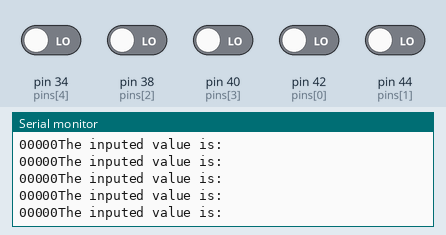
Recording of a sketch running on a simulated Arduino Mega 2560, built with avr-gcc and run on an emulated ATmega2560. Parts: the last lines printed to the serial monitor. The inputs (shaded band) are chosen by the test bench; at power-on: pin 34 (pins[4]), pin 38 (pins[2]), pin 40 (pins[3]), pin 42 (pins[0]), pin 44 (pins[1]) LOW.

Above: at 1.2 s.
1.3 s: pin 34 (pins[4]) driven HIGH
At 2.3 s:
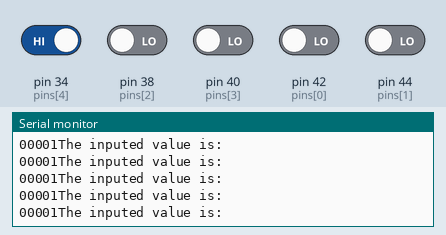
4.3 s: pin 38 (pins[2]) driven HIGH
At 5.3 s:
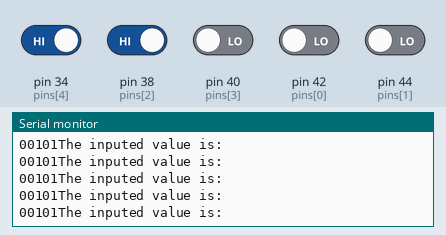
5.8 s: pin 40 (pins[3]) driven HIGH
At 6.4 s:
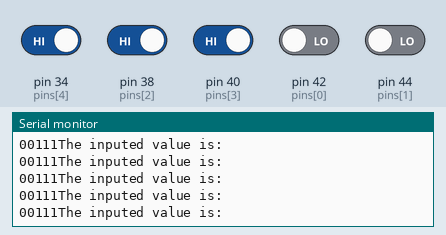
8.8 s: pin 42 (pins[0]) driven HIGH
At 9.9 s:
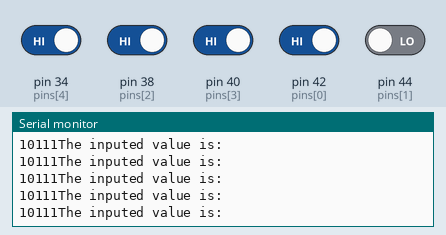
10.3 s: pin 44 (pins[1]) driven HIGH
At 11.0 s:
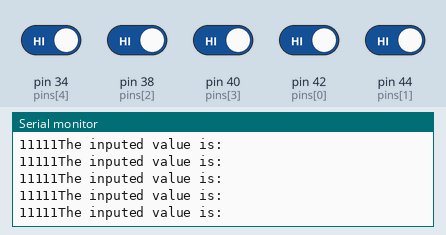
13.3 s: pin 34 (pins[4]) driven LOW
At 14.0 s:
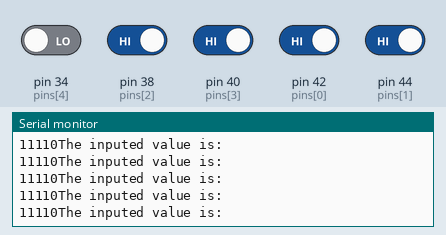
Timing chart, 0 to 15.8 s (numbered marks = the images above; inputs shaded):
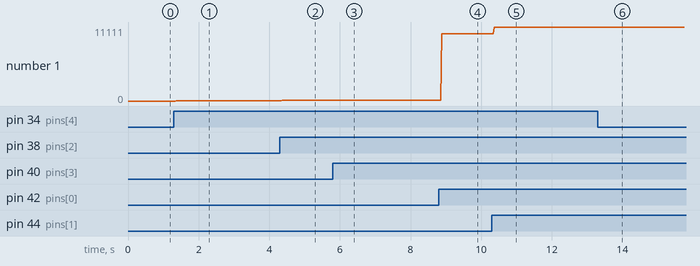

The sketch:

newLineSensorCheck.ino
```cpp
int pins[] = {42, 44, 38, 40, 34};

void setup() {
  Serial.begin(9600);
  int i;
  for(i = 0; i< 5;i++)  pinMode(pins[i], INPUT);

}

void loop() {
  int i;
  for(i = 0; i< 5;i++)  Serial.print(digitalRead(pins[i]));
  Serial.println("The inputed value is:");
  delay(10);        // delay in between reads for stability
}
```

Measured:
- after the input at 1.3 s, the serial monitor: prints a new line after 0.07 s (image 1)
- after the input at 4.3 s, the serial monitor: prints a new line after 0.07 s (image 2)
- after the input at 5.8 s, the serial monitor: prints a new line after 0.08 s (image 3)
- after the input at 8.8 s, the serial monitor: prints a new line after 0.08 s (image 4)
- after the input at 10.3 s, the serial monitor: prints a new line after 0.07 s (image 5)
- after the input at 13.3 s, the serial monitor: prints a new line after 0.07 s (image 6)
- plotted number 1: 0 → 1 after the input at 1.3 s, 1 → 101 after the input at 4.3 s, 101 → 111 after the input at 5.8 s, 111 → 10111 after the input at 8.8 s, 10111 → 11111 after the input at 10.3 s
